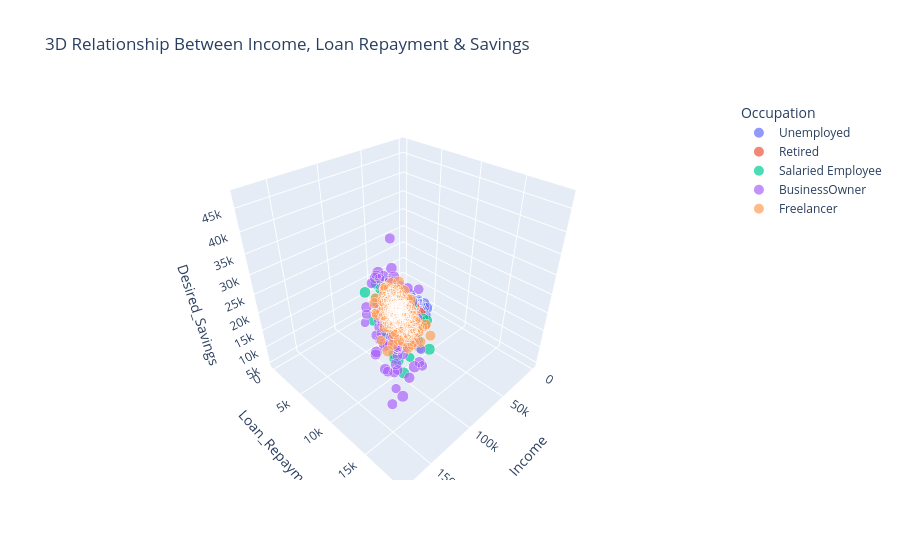

Source (notebook cell):
### Code cell
fig = px.scatter_3d(data, x='Income', y='Loan_Repayment', z='Desired_Savings',
                    color='Occupation', size='Credit_Score', opacity=0.7,
                    title='3D Relationship Between Income, Loan Repayment & Savings')
fig.show()

### Figure 1 — Plotly figure (JSON) as saved in the notebook; plotly's stock layout.template omitted (floating-point values rounded to 4 significant figures; data arrays with more than 128 entries replaced by an {"elided": "..."} marker saying what was removed)
{"data": [{"hovertemplate": "Occupation=Unemployed<br>Income=%{x}<br>Loan_Repayment=%{y}<br>Desired_Savings=%{z}<br>Credit_Score=%{marker.size}<extra></extra>", "legendgroup": "Unemployed", "marker": {"color": "#636efa", "opacity": 0.7, "size": {"elided": "226 float values"}, "sizemode": "area", "sizeref": 2.125, "symbol": "circle"}, "mode": "markers", "name": "Unemployed", "scene": "scene", "showlegend": true, "type": "scatter3d", "x": {"elided": "226 float values"}, "y": {"elided": "226 float values"}, "z": {"elided": "226 float values"}}, {"hovertemplate": "Occupation=Retired<br>Income=%{x}<br>Loan_Repayment=%{y}<br>Desired_Savings=%{z}<br>Credit_Score=%{marker.size}<extra></extra>", "legendgroup": "Retired", "marker": {"color": "#EF553B", "opacity": 0.7, "size": {"elided": "147 float values"}, "sizemode": "area", "sizeref": 2.125, "symbol": "circle"}, "mode": "markers", "name": "Retired", "scene": "scene", "showlegend": true, "type": "scatter3d", "x": {"elided": "147 float values"}, "y": {"elided": "147 float values"}, "z": {"elided": "147 float values"}}, {"hovertemplate": "Occupation=Salaried Employee<br>Income=%{x}<br>Loan_Repayment=%{y}<br>Desired_Savings=%{z}<br>Credit_Score=%{marker.size}<extra></extra>", "legendgroup": "Salaried Employee", "marker": {"color": "#00cc96", "opacity": 0.7, "size": {"elided": "208 float values"}, "sizemode": "area", "sizeref": 2.125, "symbol": "circle"}, "mode": "markers", "name": "Salaried Employee", "scene": "scene", "showlegend": true, "type": "scatter3d", "x": {"elided": "208 float values"}, "y": {"elided": "208 float values"}, "z": {"elided": "208 float values"}}, {"hovertemplate": "Occupation=BusinessOwner<br>Income=%{x}<br>Loan_Repayment=%{y}<br>Desired_Savings=%{z}<br>Credit_Score=%{marker.size}<extra></extra>", "legendgroup": "BusinessOwner", "marker": {"color": "#ab63fa", "opacity": 0.7, "size": {"elided": "190 float values"}, "sizemode": "area", "sizeref": 2.125, "symbol": "circle"}, "mode": "markers", "name": "BusinessOwner", "scene": "scene", "showlegend": true, "type": "scatter3d", "x": {"elided": "190 float values"}, "y": {"elided": "190 float values"}, "z": {"elided": "190 float values"}}, {"hovertemplate": "Occupation=Freelancer<br>Income=%{x}<br>Loan_Repayment=%{y}<br>Desired_Savings=%{z}<br>Credit_Score=%{marker.size}<extra></extra>", "legendgroup": "Freelancer", "marker": {"color": "#FFA15A", "opacity": 0.7, "size": {"elided": "229 float values"}, "sizemode": "area", "sizeref": 2.125, "symbol": "circle"}, "mode": "markers", "name": "Freelancer", "scene": "scene", "showlegend": true, "type": "scatter3d", "x": {"elided": "229 float values"}, "y": {"elided": "229 float values"}, "z": {"elided": "229 float values"}}], "layout": {"legend": {"itemsizing": "constant", "title": {"text": "Occupation"}, "tracegroupgap": 0}, "scene": {"domain": {"x": [0, 1], "y": [0, 1]}, "xaxis": {"title": {"text": "Income"}}, "yaxis": {"title": {"text": "Loan_Repayment"}}, "zaxis": {"title": {"text": "Desired_Savings"}}}, "title": {"text": "3D Relationship Between Income, Loan Repayment & Savings"}}}
